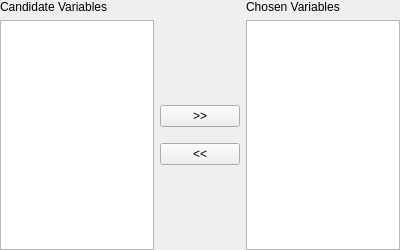
<?xml version="1.0" encoding="UTF-8"?>
<ui version="4.0">
 <class>GwmIndepVarSelectorWidget</class>
 <widget class="QWidget" name="GwmIndepVarSelectorWidget">
  <property name="geometry">
   <rect>
    <x>0</x>
    <y>0</y>
    <width>400</width>
    <height>250</height>
   </rect>
  </property>
  <property name="sizePolicy">
   <sizepolicy hsizetype="Preferred" vsizetype="Preferred">
    <horstretch>0</horstretch>
    <verstretch>0</verstretch>
   </sizepolicy>
  </property>
  <property name="windowTitle">
   <string>Form</string>
  </property>
  <layout class="QGridLayout" name="gridLayout_2" columnstretch="0,0,0">
   <property name="sizeConstraint">
    <enum>QLayout::SetNoConstraint</enum>
   </property>
   <property name="leftMargin">
    <number>0</number>
   </property>
   <property name="topMargin">
    <number>0</number>
   </property>
   <property name="rightMargin">
    <number>0</number>
   </property>
   <property name="bottomMargin">
    <number>0</number>
   </property>
   <item row="0" column="2">
    <widget class="QLabel" name="label_2">
     <property name="text">
      <string>Chosen Variables</string>
     </property>
    </widget>
   </item>
   <item row="1" column="1">
    <layout class="QVBoxLayout" name="verticalLayout_2">
     <property name="spacing">
      <number>16</number>
     </property>
     <item>
      <spacer name="verticalSpacer">
       <property name="orientation">
        <enum>Qt::Vertical</enum>
       </property>
       <property name="sizeHint" stdset="0">
        <size>
         <width>0</width>
         <height>0</height>
        </size>
       </property>
      </spacer>
     </item>
     <item>
      <widget class="QPushButton" name="mAddIndepVarBtn">
       <property name="sizePolicy">
        <sizepolicy hsizetype="Fixed" vsizetype="Fixed">
         <horstretch>0</horstretch>
         <verstretch>0</verstretch>
        </sizepolicy>
       </property>
       <property name="text">
        <string>&gt;&gt;</string>
       </property>
      </widget>
     </item>
     <item>
      <widget class="QPushButton" name="mDelIndepVarBtn">
       <property name="sizePolicy">
        <sizepolicy hsizetype="Fixed" vsizetype="Fixed">
         <horstretch>0</horstretch>
         <verstretch>0</verstretch>
        </sizepolicy>
       </property>
       <property name="text">
        <string>&lt;&lt;</string>
       </property>
      </widget>
     </item>
     <item>
      <spacer name="verticalSpacer_2">
       <property name="orientation">
        <enum>Qt::Vertical</enum>
       </property>
       <property name="sizeHint" stdset="0">
        <size>
         <width>0</width>
         <height>0</height>
        </size>
       </property>
      </spacer>
     </item>
    </layout>
   </item>
   <item row="0" column="0">
    <widget class="QLabel" name="label">
     <property name="text">
      <string>Candidate Variables</string>
     </property>
    </widget>
   </item>
   <item row="1" column="2">
    <widget class="QListView" name="mSelectedIndepVarView"/>
   </item>
   <item row="1" column="0">
    <widget class="QListView" name="mIndepVarView">
     <property name="defaultDropAction">
      <enum>Qt::CopyAction</enum>
     </property>
     <property name="selectionMode">
      <enum>QAbstractItemView::SingleSelection</enum>
     </property>
     <property name="verticalScrollMode">
      <enum>QAbstractItemView::ScrollPerItem</enum>
     </property>
     <property name="layoutMode">
      <enum>QListView::SinglePass</enum>
     </property>
     <property name="uniformItemSizes">
      <bool>false</bool>
     </property>
    </widget>
   </item>
  </layout>
 </widget>
 <resources/>
 <connections/>
</ui>
